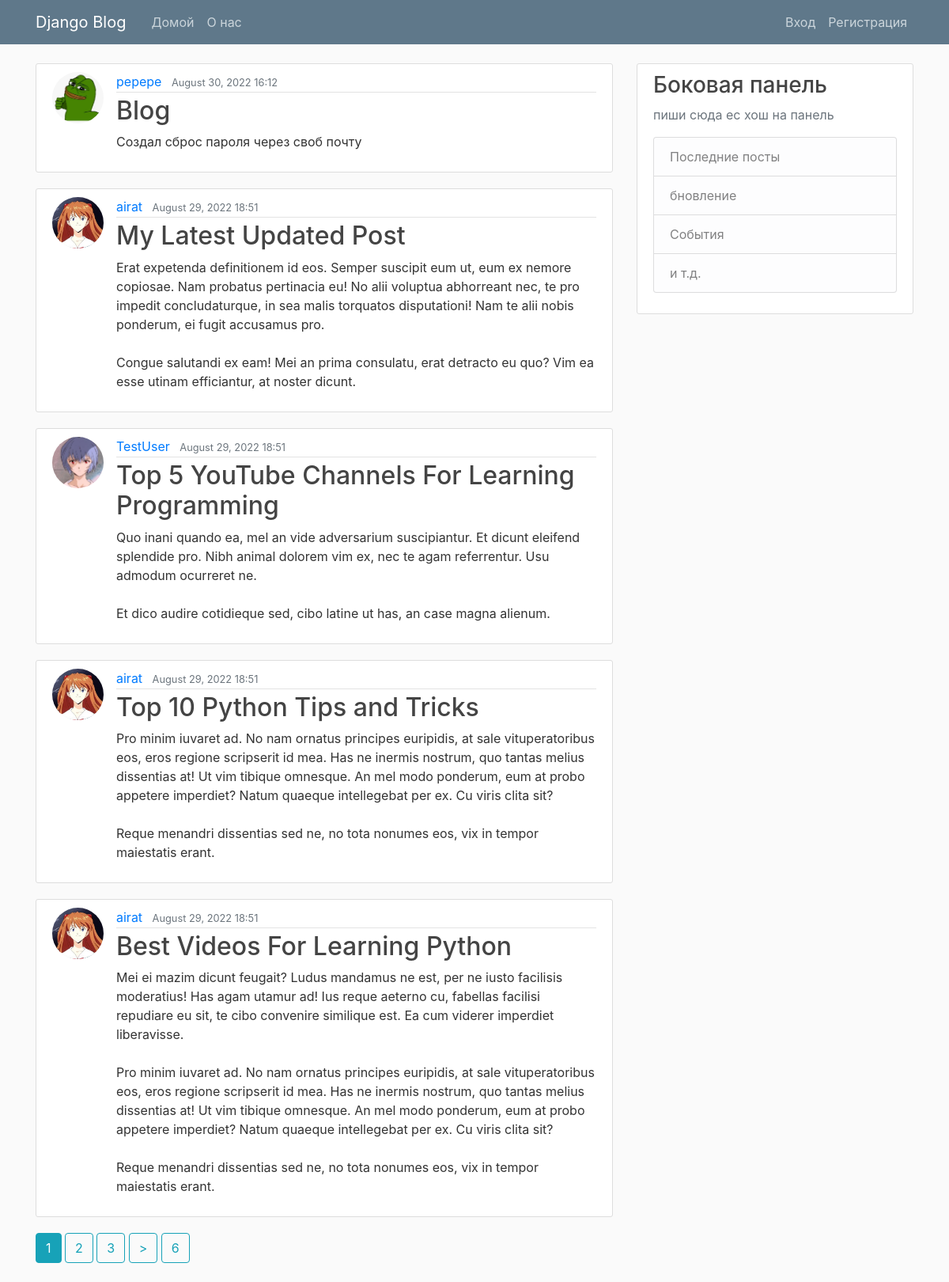
The page / on the database its author committed.
### blog/models.py (models this page shows, shortened)
class Post(models.Model):
    title = models.CharField(max_length=100)
    content = models.TextField()
    date_posted = models.DateTimeField(default=timezone.now)
    author = models.ForeignKey(User, on_delete=models.CASCADE)

### users/models.py (models this page shows, shortened)
class Profile(models.Model):
    user = models.OneToOneField(User, on_delete=models.CASCADE)
    image = models.ImageField(default='default.jpg', upload_to='profile_pics')

### blog/views.py (the view)
# urls.py: path('', PostListView.as_view(), name='blog-home'),
class PostListView(ListView):
    model = Post
    template_name = 'blog/home.html'  # <app>/<model>_<viewtype>.html
    context_object_name = 'posts'
    ordering = ['-date_posted']
    paginate_by = 5

### blog/templates/blog/home.html (shortened to what this page needs)
{% extends "blog/base.html" %}
{% block content %}
    {% for post in posts %}
        <article class="media content-section">
          <img class="rounded-circle article-img" src="{{ post.author.profile.image.url }}">
          <div class="media-body">
            <div class="article-metadata">
              <a class="mr-2" href="{% url 'user-posts' post.author.username %}">{{ post.author }}</a>
              <small class="text-muted">{{ post.date_posted|date:"F d, Y" }}{{post.date_posted|time:" H:i"}}</small>
            </div>
            <h2><a class="article-title" href="{% url 'post-detail' post.id %}">{{ post.title }}</a></h2>
            <p class="article-content">{{ post.content }}</p>
          </div>
        </article>
    {% endfor %}
    {% if is_paginated %}
      {% for num in page_obj.paginator.page_range %}
        {% if page_obj.number == num %}
          <a class='btn btn-info mb-4' href="?page={{ num }}">{{ num }}</a>
        {% elif num > page_obj.number|add:'-3' and num < page_obj.number|add:'3' %}
          <a class='btn btn-outline-info mb-4' href="?page={{ num }}">{{ num }}</a>
        {% endif %}
      {% endfor %}
      {% if page_obj.has_next %}
          <a class='btn btn-outline-info mb-4' href="?page={{ page_obj.next_number }}"> > </a>
          <a class='btn btn-outline-info mb-4' href="?page={{ page_obj.paginator.num_pages }}">{{ page_obj.paginator.num_pages }}</a>
      {% endif %}
    {% endif %}
{% endblock content %}

### blog/templates/blog/base.html (shortened to what this page needs)
{% load static %}
<!DOCTYPE html>
<html lang="ru">
<head>
    <link rel="stylesheet" href="https://cdn.jsdelivr.net/npm/bootstrap@4.0.0/dist/css/bootstrap.min.css">
    <link rel="stylesheet" type="text/css" href="{% static 'blog/main.css' %}">
</head>
<body>
    <header class="site-header">
      <nav class="navbar navbar-expand-md navbar-dark bg-steel fixed-top">
        <div class="container">
          <a class="navbar-brand mr-4" href="{% url 'blog-home' %}">Django Blog</a>
          <div class="collapse navbar-collapse" id="navbarToggle">
            <div class="navbar-nav mr-auto">
              <a class="nav-item nav-link" href="{% url 'blog-home' %}">Домой</a>
              <a class="nav-item nav-link" href="{% url 'blog-about' %}">О нас</a>
            </div>
            <div class="navbar-nav">
                {% if user.is_authenticated %}
                    <a class="nav-item nav-link" href="{% url 'post-create'%}">Новый пост</a>
                    <a class="nav-item nav-link" href="{% url 'profile'%}">Профиль</a>
                    <a class="nav-item nav-link" href="{% url 'logout'%}">Выйти</a>
                {% else %}
                    <a class="nav-item nav-link" href="{% url 'login'%}">Вход</a>
                    <a class="nav-item nav-link" href="{% url 'register'%}">Регистрация</a>
                {% endif %}
            </div>
          </div>
        </div>
      </nav>
    </header>
    <main role="main" class="container">
      <div class="row">
        <div class="col-md-8">
          {% block content %}{% endblock %}
        </div>
        <div class="col-md-4">
          <div class="content-section">
            <h3>Боковая панель</h3>
            <p class='text-muted'>пиши сюда ес хош на панель
              <ul class="list-group">
                <li class="list-group-item list-group-item-light">Последние посты</li>
                <li class="list-group-item list-group-item-light">бновление</li>
                <li class="list-group-item list-group-item-light">События</li>
                <li class="list-group-item list-group-item-light">и т.д.</li>
              </ul>
            </p>
          </div>
        </div>
      </div>
    </main>
</body>
</html>

### blog/static/blog/main.css (style rules this page uses)
body { background: #fafafa; color: #333333; margin-top: 5rem; }
h1, h2, h3, h4, h5, h6 { color: #444444; }
ul { margin: 0; }
.bg-steel { background-color: #5f788a; }
.site-header .navbar-nav .nav-link { color: #cbd5db; }
.content-section { background: #ffffff; padding: 10px 20px; border: 1px solid #dddddd; border-radius: 3px; margin-bottom: 20px; }
.article-title { color: #444444; }
.article-content { white-space: pre-line; }
.article-img { object-fit: cover; height: 65px; width: 65px; margin-right: 16px; }
.article-metadata { padding-bottom: 1px; margin-bottom: 4px; border-bottom: 1px solid #e3e3e3 }

### rows shown on the page
Post: author.profile.image (picture), author "pepepe", date_posted "August 30, 2022", date_posted "16:12", title "Blog", content "Создал сброс пароля через своб почту"
Post: author.profile.image (picture), author "airat", date_posted "August 29, 2022", date_posted "18:51", title "My Latest Updated Post", content "Erat expetenda definitionem id eos. Semper suscipit eum ut, eum ex nemore copiosae. Nam probatus pertinacia eu! No alii voluptua abhorreant nec, te pro impedit concludaturque, in sea malis torquatos disputationi! Nam te alii nobis ponderum, ei fugit accusamus pro. Congue salutandi ex eam! Mei an prima consulatu, erat detracto eu quo? Vim ea esse utinam efficiantur, at noster dicunt."
Post: author.profile.image (placeholder picture), author "TestUser", date_posted "August 29, 2022", date_posted "18:51", title "Top 5 YouTube Channels For Learning Programming", content "Quo inani quando ea, mel an vide adversarium suscipiantur. Et dicunt eleifend splendide pro. Nibh animal dolorem vim ex, nec te agam referrentur. Usu admodum ocurreret ne. Et dico audire cotidieque sed, cibo latine ut has, an case magna alienum."
Post: author.profile.image (picture), author "airat", date_posted "August 29, 2022", date_posted "18:51", title "Top 10 Python Tips and Tricks", content "Pro minim iuvaret ad. No nam ornatus principes euripidis, at sale vituperatoribus eos, eros regione scripserit id mea. Has ne inermis nostrum, quo tantas melius dissentias at! Ut vim tibique omnesque. An mel modo ponderum, eum at probo appetere imperdiet? Natum quaeque intellegebat per ex. Cu viris clita sit? Reque menandri dissentias sed ne, no tota nonumes eos, vix in tempor maiestatis erant."
Post: author.profile.image (picture), author "airat", date_posted "August 29, 2022", date_posted "18:51", title "Best Videos For Learning Python", content "Mei ei mazim dicunt feugait? Ludus mandamus ne est, per ne iusto facilisis moderatius! Has agam utamur ad! Ius reque aeterno cu, fabellas facilisi repudiare eu sit, te cibo convenire similique est. Ea cum viderer imperdiet liberavisse. Pro minim iuvaret ad. No nam ornatus principes euripidis, at sale vituperatoribus eos, eros regione scripserit id mea. Has ne inermis nostrum, quo tantas melius dissentias at! Ut vim tibique omnesque. An mel modo ponderum, eum at probo appetere imperdiet? Natum quaeque intellegebat per ex. Cu viris clita sit? Reque menandri dissentias sed ne, no tota nonumes eos, vix in tempor maiestatis erant."

### other values the page prints
{{ num }} "1"
{{ num }} "2" "3"
{{ page_obj.paginator.num_pages }} "6"
